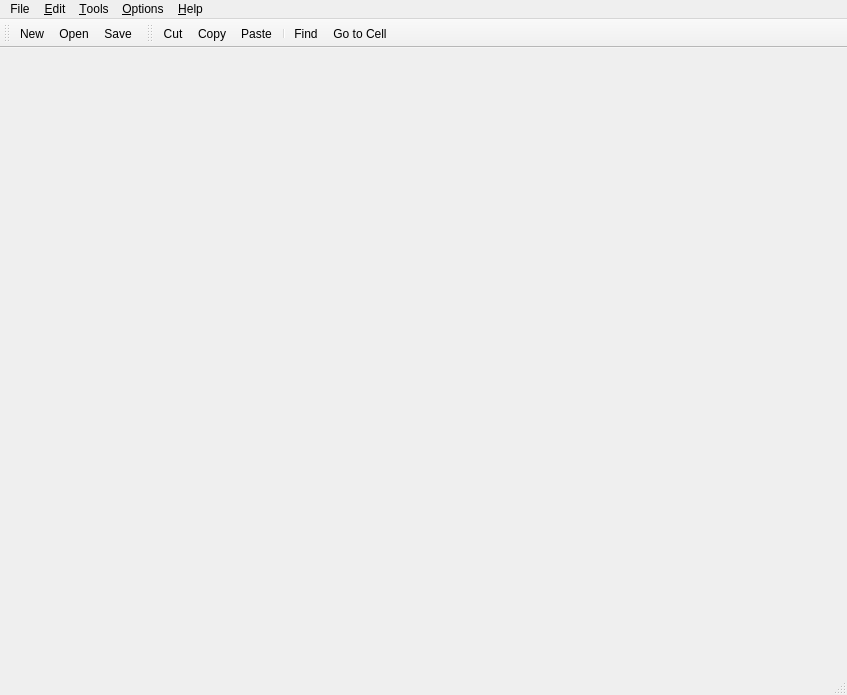
<?xml version="1.0" encoding="UTF-8"?>
<ui version="4.0">
 <class>MainWindow</class>
 <widget class="QMainWindow" name="MainWindow">
  <property name="geometry">
   <rect>
    <x>0</x>
    <y>0</y>
    <width>847</width>
    <height>695</height>
   </rect>
  </property>
  <property name="windowTitle">
   <string>Spreadsheet</string>
  </property>
  <property name="windowIcon">
   <iconset resource="Spreadsheet.qrc">
    <normaloff>:/images/Exit.bmp</normaloff>:/images/Exit.bmp</iconset>
  </property>
  <widget class="QWidget" name="centralWidget"/>
  <widget class="QMenuBar" name="menuBar">
   <property name="geometry">
    <rect>
     <x>0</x>
     <y>0</y>
     <width>847</width>
     <height>17</height>
    </rect>
   </property>
   <widget class="QMenu" name="menuFile">
    <property name="title">
     <string>File</string>
    </property>
    <addaction name="actionNew"/>
    <addaction name="actionOpen"/>
    <addaction name="actionSave"/>
    <addaction name="actionSave_As"/>
    <addaction name="separator"/>
    <addaction name="actionExit"/>
   </widget>
   <widget class="QMenu" name="menu_Edit">
    <property name="title">
     <string>&amp;Edit</string>
    </property>
    <widget class="QMenu" name="menu_Select">
     <property name="title">
      <string>&amp;Select</string>
     </property>
     <addaction name="actionColumn"/>
     <addaction name="action_Row"/>
     <addaction name="action_All"/>
    </widget>
    <addaction name="action_Cut"/>
    <addaction name="action_Copy"/>
    <addaction name="action_Paste"/>
    <addaction name="action_Delete"/>
    <addaction name="menu_Select"/>
    <addaction name="separator"/>
    <addaction name="action_Find"/>
    <addaction name="action_Go_to_Cell"/>
   </widget>
   <widget class="QMenu" name="menu_Tools">
    <property name="title">
     <string>&amp;Tools</string>
    </property>
    <addaction name="action_Recalculate"/>
    <addaction name="action_Sort"/>
   </widget>
   <widget class="QMenu" name="menu_Options">
    <property name="title">
     <string>&amp;Options</string>
    </property>
    <addaction name="action_Show_Grid"/>
    <addaction name="action_Auto_Recalculate"/>
   </widget>
   <widget class="QMenu" name="menuHelp">
    <property name="title">
     <string>&amp;Help</string>
    </property>
    <addaction name="action_About"/>
    <addaction name="actionAbout_Qt"/>
   </widget>
   <addaction name="menuFile"/>
   <addaction name="menu_Edit"/>
   <addaction name="menu_Tools"/>
   <addaction name="menu_Options"/>
   <addaction name="menuHelp"/>
  </widget>
  <widget class="QToolBar" name="fileToolBar">
   <attribute name="toolBarArea">
    <enum>TopToolBarArea</enum>
   </attribute>
   <attribute name="toolBarBreak">
    <bool>false</bool>
   </attribute>
   <addaction name="actionNew"/>
   <addaction name="actionOpen"/>
   <addaction name="actionSave"/>
  </widget>
  <widget class="QStatusBar" name="statusBar"/>
  <widget class="QToolBar" name="editToolBar">
   <property name="windowTitle">
    <string>toolBar</string>
   </property>
   <attribute name="toolBarArea">
    <enum>TopToolBarArea</enum>
   </attribute>
   <attribute name="toolBarBreak">
    <bool>false</bool>
   </attribute>
   <addaction name="action_Cut"/>
   <addaction name="action_Copy"/>
   <addaction name="action_Paste"/>
   <addaction name="separator"/>
   <addaction name="action_Find"/>
   <addaction name="action_Go_to_Cell"/>
  </widget>
  <action name="actionNew">
   <property name="icon">
    <iconset resource="Spreadsheet.qrc">
     <normaloff>:/images/New.bmp</normaloff>:/images/New.bmp</iconset>
   </property>
   <property name="text">
    <string>&amp;New</string>
   </property>
   <property name="toolTip">
    <string>Create</string>
   </property>
   <property name="statusTip">
    <string>Create a new spreadsheet file</string>
   </property>
   <property name="shortcut">
    <string>Ctrl+N</string>
   </property>
  </action>
  <action name="actionOpen">
   <property name="icon">
    <iconset resource="Spreadsheet.qrc">
     <normaloff>:/images/open.gif</normaloff>:/images/open.gif</iconset>
   </property>
   <property name="text">
    <string>&amp;Open</string>
   </property>
   <property name="toolTip">
    <string>Open</string>
   </property>
   <property name="statusTip">
    <string>Open a exiting spreadsheet file</string>
   </property>
   <property name="shortcut">
    <string>Alt+O</string>
   </property>
  </action>
  <action name="actionSave">
   <property name="icon">
    <iconset resource="Spreadsheet.qrc">
     <normaloff>:/images/Save.bmp</normaloff>:/images/Save.bmp</iconset>
   </property>
   <property name="text">
    <string>&amp;Save</string>
   </property>
   <property name="statusTip">
    <string>Save the spreadsheet file</string>
   </property>
   <property name="shortcut">
    <string>Ctrl+S</string>
   </property>
  </action>
  <action name="actionSave_As">
   <property name="text">
    <string>Save &amp;As</string>
   </property>
   <property name="statusTip">
    <string>Save the spreadsheet under a new name</string>
   </property>
  </action>
  <action name="actionExit">
   <property name="text">
    <string>&amp;Exit</string>
   </property>
   <property name="statusTip">
    <string>Exit the application</string>
   </property>
   <property name="shortcut">
    <string>Ctrl+Q</string>
   </property>
  </action>
  <action name="action_Cut">
   <property name="icon">
    <iconset resource="Spreadsheet.qrc">
     <normaloff>:/images/Cut.bmp</normaloff>:/images/Cut.bmp</iconset>
   </property>
   <property name="text">
    <string>&amp;Cut</string>
   </property>
   <property name="statusTip">
    <string>Cut the current selected to a new board</string>
   </property>
   <property name="shortcut">
    <string>Ctrl+X</string>
   </property>
  </action>
  <action name="action_Copy">
   <property name="icon">
    <iconset resource="Spreadsheet.qrc">
     <normaloff>:/images/Copy.bmp</normaloff>:/images/Copy.bmp</iconset>
   </property>
   <property name="text">
    <string>&amp;Copy</string>
   </property>
   <property name="statusTip">
    <string>Copy current selection's content to the board</string>
   </property>
  </action>
  <action name="action_Paste">
   <property name="icon">
    <iconset resource="Spreadsheet.qrc">
     <normaloff>:/images/Paste.bmp</normaloff>:/images/Paste.bmp</iconset>
   </property>
   <property name="text">
    <string>&amp;Paste</string>
   </property>
   <property name="statusTip">
    <string>Paste the clipboard's contents into the current ...</string>
   </property>
   <property name="shortcut">
    <string>Ctrl+V</string>
   </property>
  </action>
  <action name="action_Delete">
   <property name="text">
    <string>&amp;Delete</string>
   </property>
   <property name="statusTip">
    <string>Delete the current selections</string>
   </property>
   <property name="shortcut">
    <string>Del</string>
   </property>
  </action>
  <action name="action_Find">
   <property name="icon">
    <iconset resource="Spreadsheet.qrc">
     <normaloff>:/images/find.gif</normaloff>:/images/find.gif</iconset>
   </property>
   <property name="text">
    <string>&amp;Find</string>
   </property>
   <property name="statusTip">
    <string>Find a matching cell</string>
   </property>
   <property name="shortcut">
    <string>Ctrl+F</string>
   </property>
  </action>
  <action name="action_Recalculate">
   <property name="text">
    <string>&amp;Recalculate</string>
   </property>
   <property name="statusTip">
    <string>Recalculate all the shreadsheet's value</string>
   </property>
   <property name="shortcut">
    <string>F12</string>
   </property>
  </action>
  <action name="action_Sort">
   <property name="text">
    <string>&amp;Sort</string>
   </property>
   <property name="statusTip">
    <string>Sort the select cells or all the cells</string>
   </property>
  </action>
  <action name="action_Show_Grid">
   <property name="checkable">
    <bool>true</bool>
   </property>
   <property name="text">
    <string>&amp;Show Grid</string>
   </property>
   <property name="statusTip">
    <string>Show or hide the spreadsheet</string>
   </property>
  </action>
  <action name="action_Auto_Recalculate">
   <property name="checkable">
    <bool>true</bool>
   </property>
   <property name="text">
    <string>&amp;Auto-Recalculate</string>
   </property>
   <property name="statusTip">
    <string>Switch auto-recalculate on the spreadsheet</string>
   </property>
  </action>
  <action name="action_About">
   <property name="text">
    <string>&amp;About</string>
   </property>
   <property name="statusTip">
    <string>Show the applicatin tisps</string>
   </property>
  </action>
  <action name="actionColumn">
   <property name="text">
    <string>&amp;Column</string>
   </property>
   <property name="statusTip">
    <string>Select all the cells current column</string>
   </property>
  </action>
  <action name="action_Row">
   <property name="text">
    <string>&amp;Row</string>
   </property>
   <property name="statusTip">
    <string>Select all the cells current row</string>
   </property>
  </action>
  <action name="action_All">
   <property name="text">
    <string>&amp;All</string>
   </property>
   <property name="statusTip">
    <string>Select all the cells in the spreadsheet </string>
   </property>
   <property name="shortcut">
    <string>Ctrl+A</string>
   </property>
  </action>
  <action name="action_Go_to_Cell">
   <property name="icon">
    <iconset resource="Spreadsheet.qrc">
     <normaloff>:/images/gotocell.gif</normaloff>:/images/gotocell.gif</iconset>
   </property>
   <property name="text">
    <string>&amp;Go to Cell</string>
   </property>
   <property name="statusTip">
    <string>Go to the specified cell</string>
   </property>
  </action>
  <action name="actionAbout_Qt">
   <property name="text">
    <string>About &amp;Qt</string>
   </property>
  </action>
 </widget>
 <layoutdefault spacing="6" margin="11"/>
 <resources>
  <include location="Spreadsheet.qrc"/>
 </resources>
 <connections/>
</ui>
